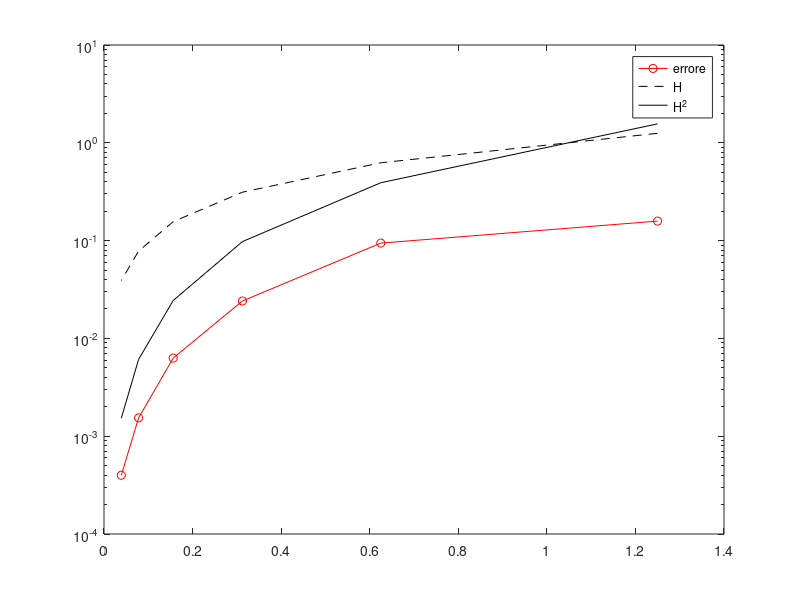
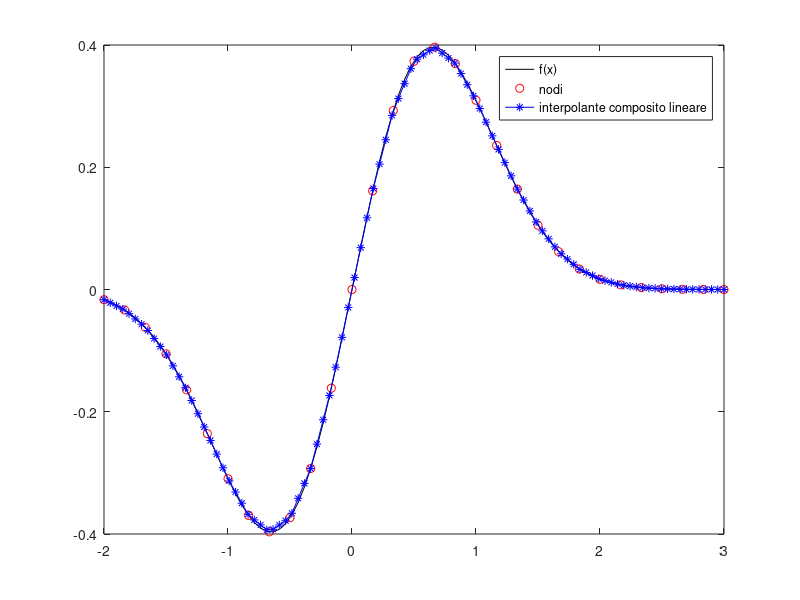

These figures' MATLAB source, in order:
% ESERCIZIO 3

clear all
close all
clc

% Grafico della funzione
fun = @(x) exp(-x.^2).*sin(x);
a = -2;
b =  3;
x_dis = linspace(a, b, 100);
f_dis = fun(x_dis);

figure(11)
plot(x_dis, f_dis, 'k')

%%

n = 30;
h = ( b - a ) / n;
x_nod = [ a : h : b ];

f_nod = fun(x_nod);

P_dis = interp1( x_nod, f_nod, x_dis );

hold on;
plot(x_nod,f_nod,'ro')

plot(x_dis,P_dis,'b*-')

legend('f(x)','nodi','interpolante composito lineare')
err   = max(abs(f_dis-P_dis))
%% PUNTO 3
H = [];
err_max = [];
for n = 2.^(2:7)
    h = ( b - a ) / n;
    H = [H h];
    x_nod = [ a : h : b ];
    f_nod = fun(x_nod);
    P_dis = interp1( x_nod, f_nod, x_dis );
    err_max = [ err_max; max( abs( P_dis - f_dis ) ) ];
end
figure(2)
semilogy(H,err_max,'ro-',H,H,'k--',H,H.^2,'k')
legend('errore','H','H^2')
